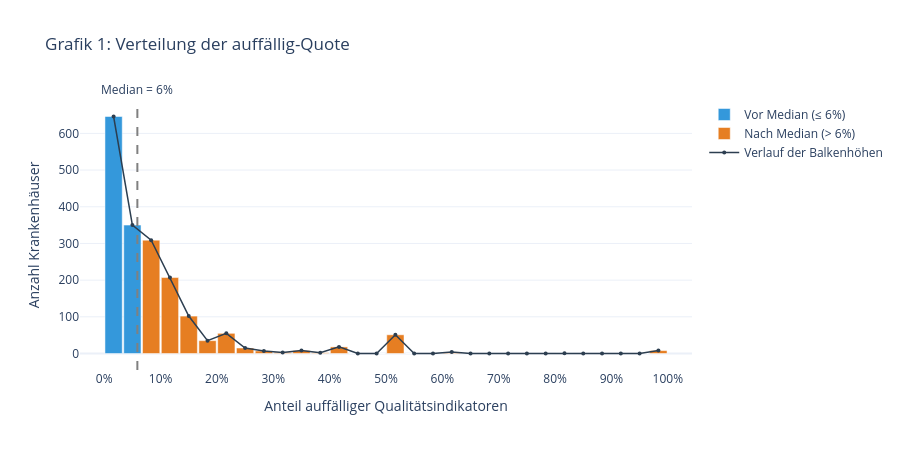

Notebook code for this chart:
### Markdown cell above
### Grafik 1 — Verteilung der auffällig-Quote
Histogramm der `auffaellig_quote` über alle 1.821 Häuser. Balken links vom Median blau, rechts orange. Medianline als gestrichelte graue Linie. Zeigt, wie die Ziel-Variable selbst verteilt ist — Grundlage für alle weiteren Gruppenvergleiche.

### Code cell
# ── Grafik 1: Verteilung der auffällig-Quote (interaktiv, mit Hover) ────
median = df["auffaellig_quote"].median()

# Bins einmal berechnen, dann die zwei Farbgruppen mit denselben Bins zeichnen
counts_all, bin_edges = np.histogram(df["auffaellig_quote"].dropna(), bins=30)
bin_centers = (bin_edges[:-1] + bin_edges[1:]) / 2
bin_width = bin_edges[1] - bin_edges[0]

# Hover-Text je Balken: Bereich (von–bis) + Anzahl Häuser
hover_text = [
    f"{links:.1%} – {rechts:.1%}<br>{n} Häuser"
    for links, rechts, n in zip(bin_edges[:-1], bin_edges[1:], counts_all)
]

# Blau = vor Median, Orange = nach Median — als zwei Traces für Farbe + Legende
vor_median  = bin_centers <= median
nach_median = ~vor_median

fig = go.Figure()
fig.add_trace(go.Bar(
    x=bin_centers[vor_median], y=counts_all[vor_median],
    width=bin_width * 0.92, marker_color="#3498db",
    name=f"Vor Median (≤ {median:.0%})",
    hovertext=[t for t, m in zip(hover_text, vor_median) if m], hoverinfo="text",
))
fig.add_trace(go.Bar(
    x=bin_centers[nach_median], y=counts_all[nach_median],
    width=bin_width * 0.92, marker_color="#e67e22",
    name=f"Nach Median (> {median:.0%})",
    hovertext=[t for t, m in zip(hover_text, nach_median) if m], hoverinfo="text",
))
fig.add_trace(go.Scatter(
    x=bin_centers, y=counts_all, mode="lines+markers",
    line=dict(color="#2c3e50", width=1.5), marker=dict(size=4),
    name="Verlauf der Balkenhöhen", hoverinfo="skip",
))
fig.add_vline(x=median, line_dash="dash", line_color="gray",
              annotation_text=f"Median = {median:.0%}", annotation_position="top")

fig.update_layout(
    title="Grafik 1: Verteilung der auffällig-Quote",
    xaxis_title="Anteil auffälliger Qualitätsindikatoren",
    yaxis_title="Anzahl Krankenhäuser",
    xaxis=dict(tickformat=".0%", dtick=0.1),
    bargap=0, width=900, height=450,
    template="plotly_white",
)
fig.show()

q1_hist = df["auffaellig_quote"].quantile(0.25)
q3_hist = df["auffaellig_quote"].quantile(0.75)
anteil_null = (df["auffaellig_quote"] == 0).mean()

print("\n📌 Befund: Die auffällig-Quote ist rechtsschief verteilt — "
      "die meisten Häuser liegen zwischen {:.0%} und {:.0%} (Q1–Q3), "
      "rund {:.0%} der Häuser haben sogar 0% auffällige Indikatoren. "
      "Der Median liegt bei {:.0%}. Nur ein dünner Ausläufer reicht bis 100%. "
      "Zum Ablesen genauer Werte: Maus über die Balken bewegen.".format(q1_hist, q3_hist, anteil_null, median))

### Figure 1 — Plotly figure (JSON) as saved in the notebook; plotly's stock layout.template omitted (floating-point values rounded to 4 significant figures)
{"data": [{"hoverinfo": "text", "hovertext": ["0.0% – 3.3%<br>646 Häuser", "3.3% – 6.7%<br>350 Häuser"], "marker": {"color": "#3498db"}, "name": "Vor Median (≤ 6%)", "type": "bar", "width": 0.03067, "x": [0.01667, 0.05], "y": [646, 350]}, {"hoverinfo": "text", "hovertext": ["6.7% – 10.0%<br>309 Häuser", "10.0% – 13.3%<br>207 Häuser", "13.3% – 16.7%<br>102 Häuser", "16.7% – 20.0%<br>35 Häuser", "20.0% – 23.3%<br>55 Häuser", "23.3% – 26.7%<br>15 Häuser", "26.7% – 30.0%<br>7 Häuser", "30.0% – 33.3%<br>3 Häuser", "33.3% – 36.7%<br>8 Häuser", "36.7% – 40.0%<br>2 Häuser", "40.0% – 43.3%<br>18 Häuser", "43.3% – 46.7%<br>0 Häuser", "46.7% – 50.0%<br>0 Häuser", "50.0% – 53.3%<br>51 Häuser", "53.3% – 56.7%<br>0 Häuser", "56.7% – 60.0%<br>0 Häuser", "60.0% – 63.3%<br>4 Häuser", "63.3% – 66.7%<br>0 Häuser", "66.7% – 70.0%<br>0 Häuser", "70.0% – 73.3%<br>0 Häuser", "73.3% – 76.7%<br>0 Häuser", "76.7% – 80.0%<br>0 Häuser", "80.0% – 83.3%<br>1 Häuser", "83.3% – 86.7%<br>0 Häuser", "86.7% – 90.0%<br>0 Häuser", "90.0% – 93.3%<br>0 Häuser", "93.3% – 96.7%<br>0 Häuser", "96.7% – 100.0%<br>8 Häuser"], "marker": {"color": "#e67e22"}, "name": "Nach Median (> 6%)", "type": "bar", "width": 0.03067, "x": [0.08333, 0.1167, 0.15, 0.1833, 0.2167, 0.25, 0.2833, 0.3167, 0.35, 0.3833, 0.4167, 0.45, 0.4833, 0.5167, 0.55, 0.5833, 0.6167, 0.65, 0.6833, 0.7167, 0.75, 0.7833, 0.8167, 0.85, 0.8833, 0.9167, 0.95, 0.9833], "y": [309, 207, 102, 35, 55, 15, 7, 3, 8, 2, 18, 0, 0, 51, 0, 0, 4, 0, 0, 0, 0, 0, 1, 0, 0, 0, 0, 8]}, {"hoverinfo": "skip", "line": {"color": "#2c3e50", "width": 1.5}, "marker": {"size": 4}, "mode": "lines+markers", "name": "Verlauf der Balkenhöhen", "type": "scatter", "x": [0.01667, 0.05, 0.08333, 0.1167, 0.15, 0.1833, 0.2167, 0.25, 0.2833, 0.3167, 0.35, 0.3833, 0.4167, 0.45, 0.4833, 0.5167, 0.55, 0.5833, 0.6167, 0.65, 0.6833, 0.7167, 0.75, 0.7833, 0.8167, 0.85, 0.8833, 0.9167, 0.95, 0.9833], "y": [646, 350, 309, 207, 102, 35, 55, 15, 7, 3, 8, 2, 18, 0, 0, 51, 0, 0, 4, 0, 0, 0, 0, 0, 1, 0, 0, 0, 0, 8]}], "layout": {"annotations": [{"showarrow": false, "text": "Median = 6%", "x": 0.05882, "xanchor": "center", "xref": "x", "y": 1, "yanchor": "bottom", "yref": "y domain"}], "bargap": 0, "height": 450, "shapes": [{"line": {"color": "gray", "dash": "dash"}, "type": "line", "x0": 0.05882, "x1": 0.05882, "xref": "x", "y0": 0, "y1": 1, "yref": "y domain"}], "title": {"text": "Grafik 1: Verteilung der auffällig-Quote"}, "width": 900, "xaxis": {"dtick": 0.1, "tickformat": ".0%", "title": {"text": "Anteil auffälliger Qualitätsindikatoren"}}, "yaxis": {"title": {"text": "Anzahl Krankenhäuser"}}}}
